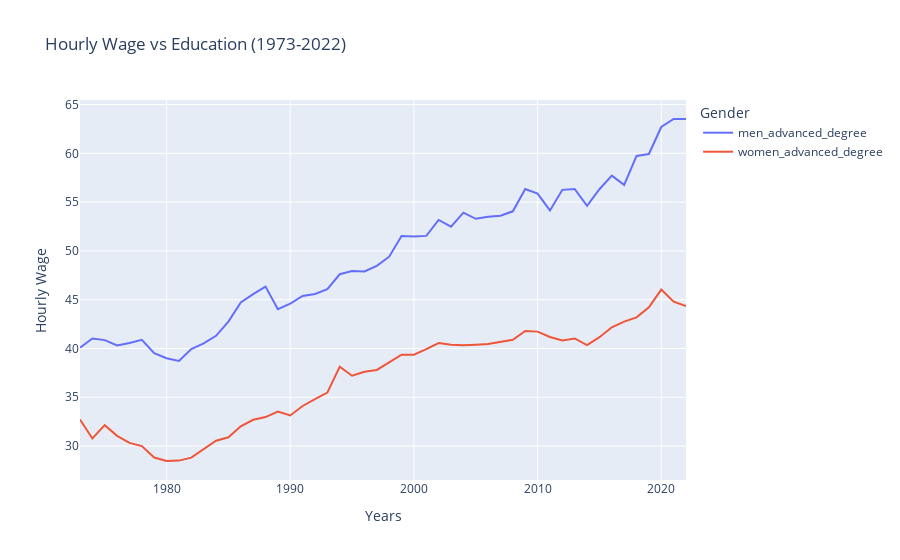

Notebook cell for this chart:
### Code cell
fig = px.line(df_gender, x = "year", y = df_gender.columns,title = "Hourly Wage vs Education (1973-2022)")
fig.update_layout(xaxis_title = "Years", yaxis_title = "Hourly Wage", legend_title = "Gender")
fig.show()

### Figure 1 — Plotly figure (JSON) as saved in the notebook; plotly's stock layout.template omitted (floating-point values rounded to 4 significant figures)
{"data": [{"hovertemplate": "variable=men_advanced_degree<br>year=%{x}<br>value=%{y}<extra></extra>", "legendgroup": "men_advanced_degree", "line": {"color": "#636efa", "dash": "solid"}, "marker": {"symbol": "circle"}, "mode": "lines", "name": "men_advanced_degree", "orientation": "v", "showlegend": true, "type": "scatter", "x": [2022, 2021, 2020, 2019, 2018, 2017, 2016, 2015, 2014, 2013, 2012, 2011, 2010, 2009, 2008, 2007, 2006, 2005, 2004, 2003, 2002, 2001, 2000, 1999, 1998, 1997, 1996, 1995, 1994, 1993, 1992, 1991, 1990, 1989, 1988, 1987, 1986, 1985, 1984, 1983, 1982, 1981, 1980, 1979, 1978, 1977, 1976, 1975, 1974, 1973], "xaxis": "x", "y": [63.51, 63.52, 62.7, 59.93, 59.73, 56.77, 57.71, 56.32, 54.63, 56.35, 56.26, 54.15, 55.87, 56.35, 54.06, 53.61, 53.5, 53.29, 53.92, 52.49, 53.17, 51.54, 51.48, 51.52, 49.41, 48.47, 47.89, 47.93, 47.61, 46.08, 45.58, 45.38, 44.6, 44.02, 46.35, 45.58, 44.72, 42.75, 41.3, 40.53, 39.95, 38.72, 39, 39.52, 40.89, 40.56, 40.31, 40.86, 41.03, 40.09], "yaxis": "y"}, {"hovertemplate": "variable=women_advanced_degree<br>year=%{x}<br>value=%{y}<extra></extra>", "legendgroup": "women_advanced_degree", "line": {"color": "#EF553B", "dash": "solid"}, "marker": {"symbol": "circle"}, "mode": "lines", "name": "women_advanced_degree", "orientation": "v", "showlegend": true, "type": "scatter", "x": [2022, 2021, 2020, 2019, 2018, 2017, 2016, 2015, 2014, 2013, 2012, 2011, 2010, 2009, 2008, 2007, 2006, 2005, 2004, 2003, 2002, 2001, 2000, 1999, 1998, 1997, 1996, 1995, 1994, 1993, 1992, 1991, 1990, 1989, 1988, 1987, 1986, 1985, 1984, 1983, 1982, 1981, 1980, 1979, 1978, 1977, 1976, 1975, 1974, 1973], "xaxis": "x", "y": [44.34, 44.8, 46.04, 44.22, 43.19, 42.75, 42.17, 41.16, 40.34, 41.03, 40.83, 41.18, 41.73, 41.8, 40.9, 40.68, 40.46, 40.39, 40.32, 40.38, 40.55, 39.94, 39.36, 39.36, 38.56, 37.8, 37.61, 37.21, 38.13, 35.48, 34.82, 34.11, 33.14, 33.54, 32.97, 32.69, 32.03, 30.9, 30.55, 29.65, 28.81, 28.51, 28.47, 28.83, 30, 30.33, 31.05, 32.14, 30.78, 32.73], "yaxis": "y"}], "layout": {"legend": {"title": {"text": "Gender"}, "tracegroupgap": 0}, "title": {"text": "Hourly Wage vs Education (1973-2022)"}, "xaxis": {"anchor": "y", "domain": [0, 1], "title": {"text": "Years"}}, "yaxis": {"anchor": "x", "domain": [0, 1], "title": {"text": "Hourly Wage"}}}}
